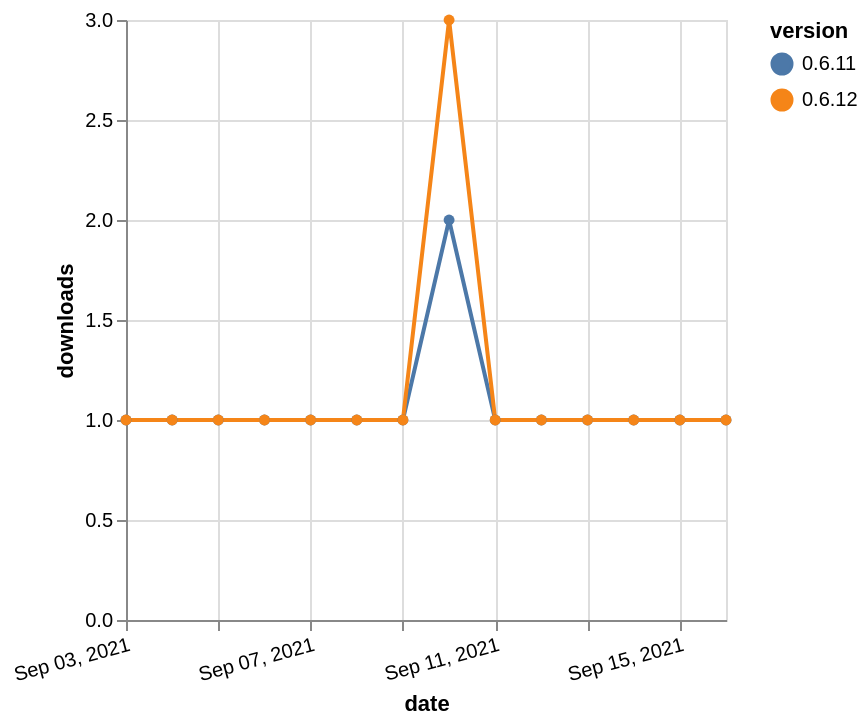

Here is the Vega-Lite specification saved for this chart:
### Vega-Lite specification from a JSON file in a GitHub repository (floating-point values rounded to 4 significant figures)
{"$schema": "https://vega.github.io/schema/vega-lite/v5.json", "description": "A simple bar chart with embedded data.", "data": {"values": [{"date": "2021-09-03", "total": 291, "delta": 1, "version": "0.6.11"}, {"date": "2021-09-04", "total": 292, "delta": 1, "version": "0.6.11"}, {"date": "2021-09-05", "total": 293, "delta": 1, "version": "0.6.11"}, {"date": "2021-09-06", "total": 294, "delta": 1, "version": "0.6.11"}, {"date": "2021-09-07", "total": 295, "delta": 1, "version": "0.6.11"}, {"date": "2021-09-08", "total": 296, "delta": 1, "version": "0.6.11"}, {"date": "2021-09-09", "total": 297, "delta": 1, "version": "0.6.11"}, {"date": "2021-09-10", "total": 299, "delta": 2, "version": "0.6.11"}, {"date": "2021-09-11", "total": 300, "delta": 1, "version": "0.6.11"}, {"date": "2021-09-12", "total": 301, "delta": 1, "version": "0.6.11"}, {"date": "2021-09-13", "total": 302, "delta": 1, "version": "0.6.11"}, {"date": "2021-09-14", "total": 303, "delta": 1, "version": "0.6.11"}, {"date": "2021-09-15", "total": 304, "delta": 1, "version": "0.6.11"}, {"date": "2021-09-16", "total": 305, "delta": 1, "version": "0.6.11"}, {"date": "2021-09-03", "total": 130, "delta": 1, "version": "0.6.12"}, {"date": "2021-09-04", "total": 131, "delta": 1, "version": "0.6.12"}, {"date": "2021-09-05", "total": 132, "delta": 1, "version": "0.6.12"}, {"date": "2021-09-06", "total": 133, "delta": 1, "version": "0.6.12"}, {"date": "2021-09-07", "total": 134, "delta": 1, "version": "0.6.12"}, {"date": "2021-09-08", "total": 135, "delta": 1, "version": "0.6.12"}, {"date": "2021-09-09", "total": 136, "delta": 1, "version": "0.6.12"}, {"date": "2021-09-10", "total": 139, "delta": 3, "version": "0.6.12"}, {"date": "2021-09-11", "total": 140, "delta": 1, "version": "0.6.12"}, {"date": "2021-09-12", "total": 141, "delta": 1, "version": "0.6.12"}, {"date": "2021-09-13", "total": 142, "delta": 1, "version": "0.6.12"}, {"date": "2021-09-14", "total": 143, "delta": 1, "version": "0.6.12"}, {"date": "2021-09-15", "total": 144, "delta": 1, "version": "0.6.12"}, {"date": "2021-09-16", "total": 145, "delta": 1, "version": "0.6.12"}]}, "width": "container", "mark": {"type": "line", "point": {"filled": true}}, "encoding": {"x": {"field": "date", "type": "temporal", "timeUnit": "yearmonthdate", "title": "date", "axis": {"labelAngle": -15}}, "y": {"field": "delta", "type": "quantitative", "title": "downloads"}, "color": {"field": "version", "type": "nominal"}, "tooltip": {"field": "delta"}}}
